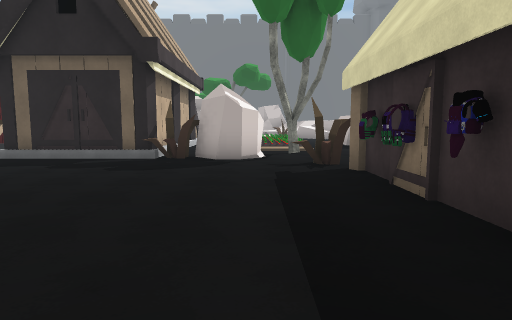
View 1 (above)

24 first-person views from a walk through a Unity game level. The camera is 1.5 m above the floor, tilts 6° down and sees 75° across. The floor is counted in squares, 2 m on a side. Each view is taken from the middle of a square. On the plan, view 1 faces up. The plan holds only what a view shows up to about 11 squares ahead; the rest is blank. The place goes on beyond the plan. The player character is not drawn. Some animated figures are left out. Some surface patterns are stand-ins.

View 2
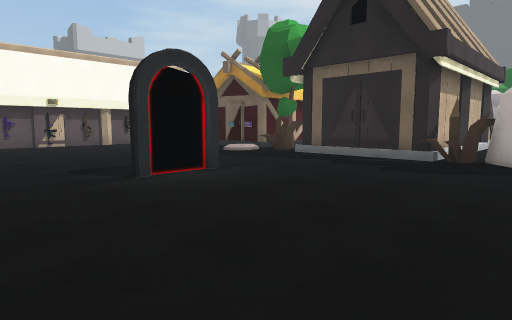

View 3
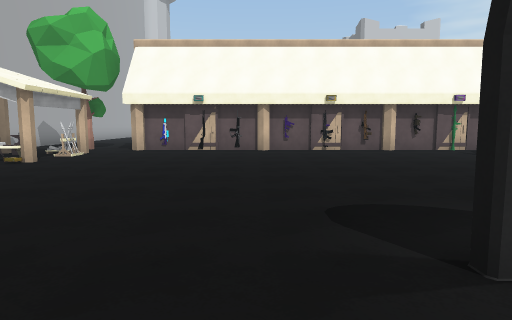

View 4
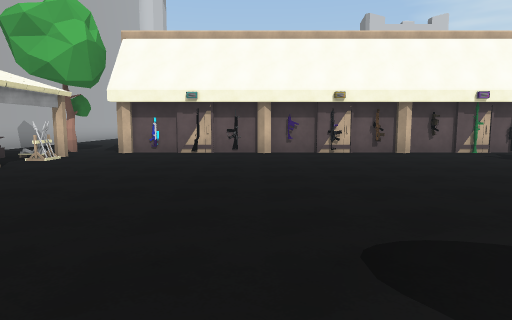

View 5
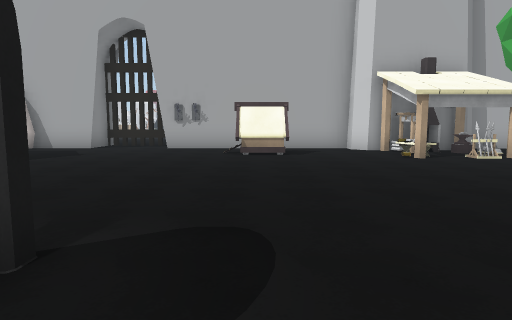

View 6
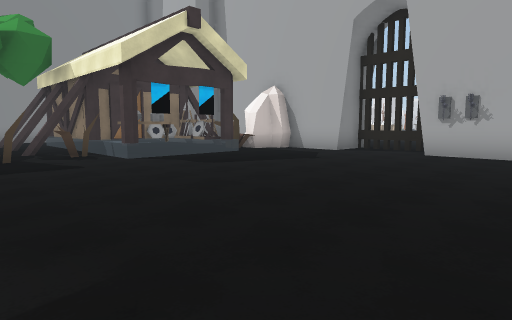

View 7
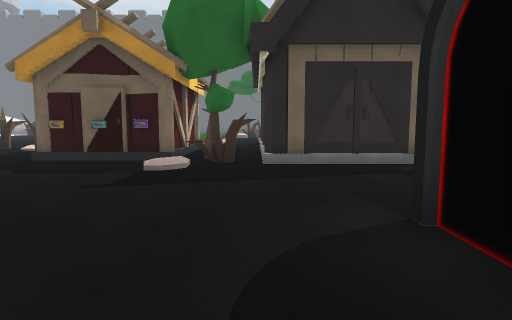

View 8
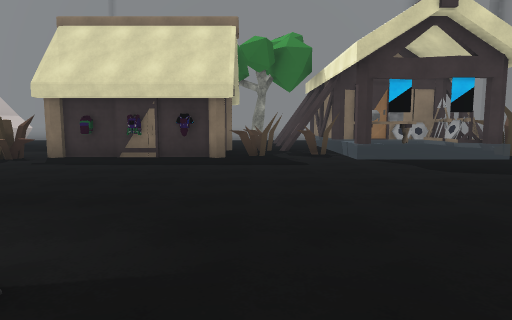

View 9
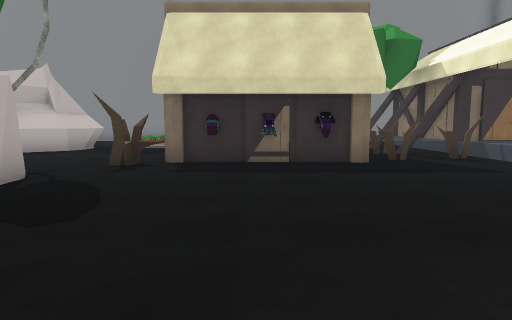

View 10
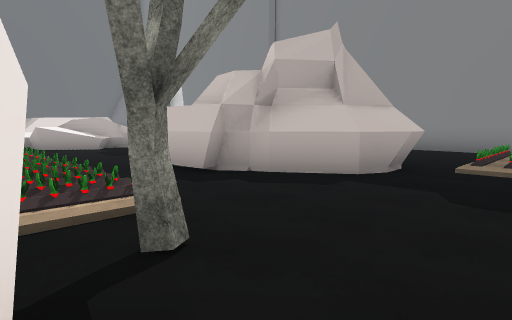

View 11
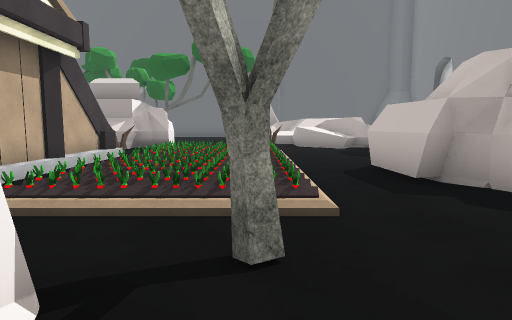

View 12
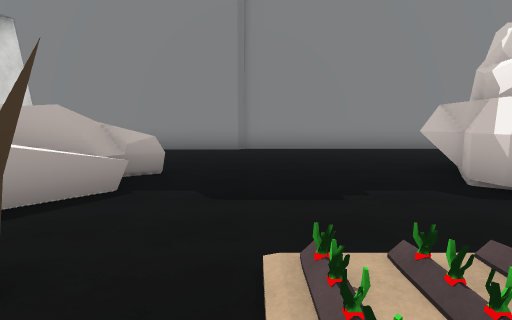

View 13
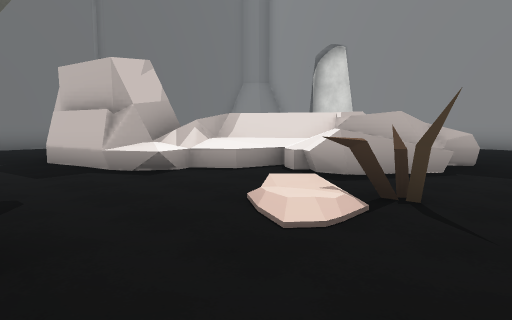

View 14
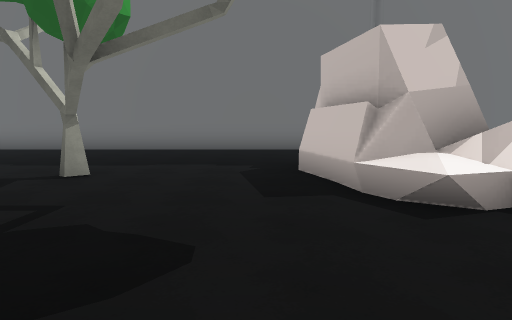

View 15
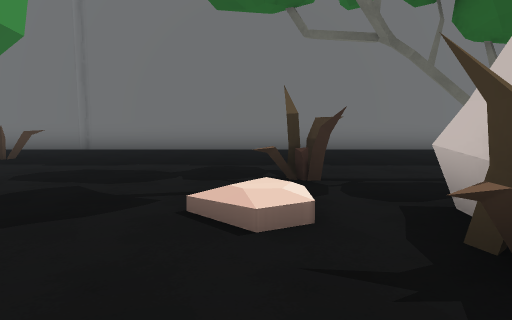

View 16
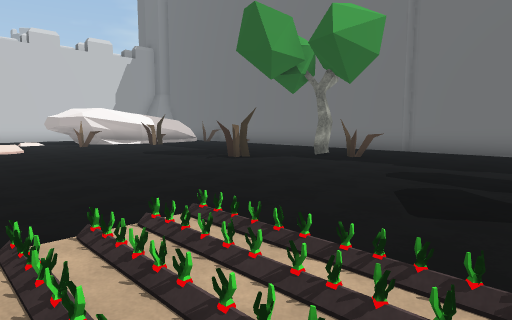

View 17
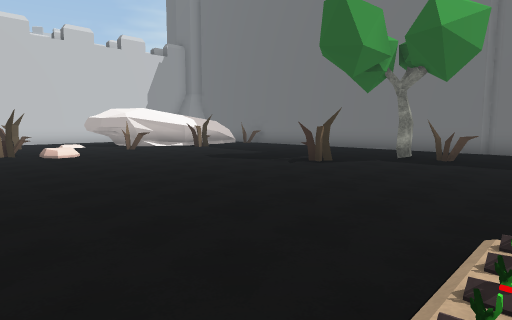

View 18
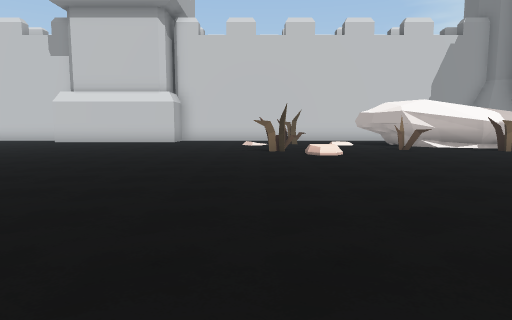

View 19
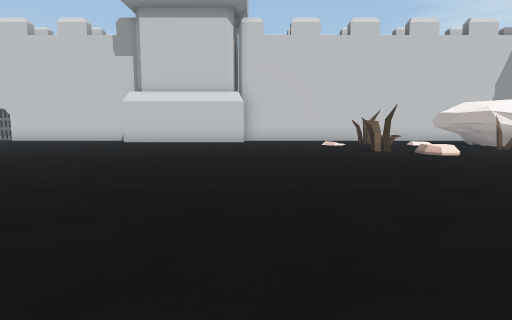

View 20
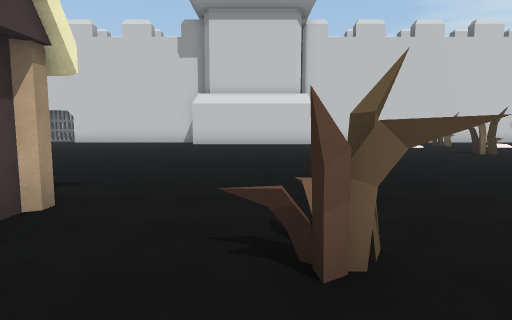

View 21
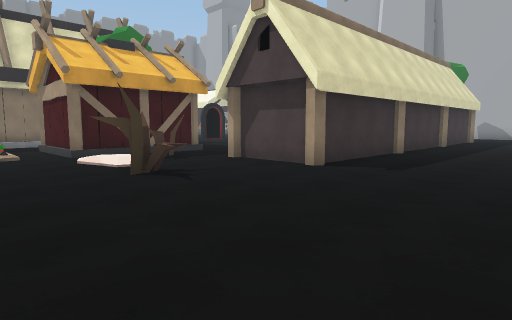

View 22
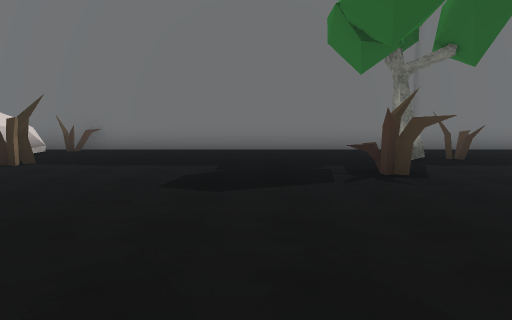

View 23
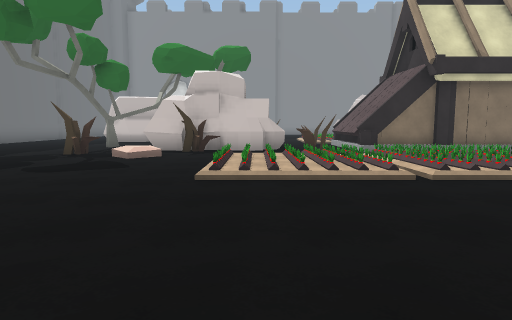

View 24
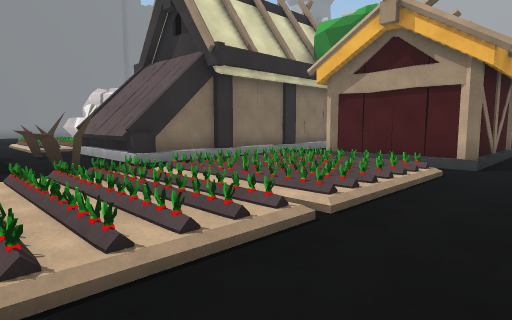

### Floor plan
Key: @ floor where view 1 was taken; # wall or solid block; . floor; / step, stairs or slope; = window, fence, low wall or low ledge; ^ raised ledge; O other object.
Columns run from 23 left of view 1 to 11 right of it. Each row starts with its distance up from view 1.
 29 #########################    ##
 28 .O......................
 27 ^.......................
 26 #..........O............
 25 ##.......O..............
 24 #OO.....O..............#
 23 #.......O........O.#...###
 22 .O..............OO.....##^#
 21 ................/.#.....^^^       #
 20 .................OO ......^#      #
 19 ..//.........///..#   ....^#     .#
 18 .O...........   ..####..O.^^^.....#
 17 .OO........../ / ..^^.............#
 16 ............./   O..O.///.........#
 15 ............./   /###.   .........#
 14 .............    /###.   .........#
 13 .............    /# #.   .###.....#
 12 .........O./...../# #.   .##  ....#
 11 .........O//.OOO./# #.   .###  ...#
 10 ...........O.O O./# #.///...# ....#
  9 ........O.O..O O./# #...O...^#....#
  8 ........O #..OOOOO###OOO...../    #
  7 ........O O..../O....OO..O.../
  6 .... ...O O.............OO.
  5 ...  ...OOO..............O
  4      ...O O..............O
  3       ..O O.......O......O
  2       ..O O.......O......OOO
  1          OO..............O.OO
  0         O O............@.O.#.#.#
 -1         O O...................
 -2         O O..............# ###
 -3          ................^ ^
 -4          .O##^...........#^#
 -5           .=#O...#.......OO#
 -6         ...###... .......O##O
 -7         #### ########..##  ##
 -8                     ####

Positions as (right, up) in squares from view 1, and headings:
1: (0, 0), facing up
2: (0, 0), facing up-left
3: (-3, 1), facing left
4: (-4, 1), facing left
5: (-6, 4), facing down
6: (-6, 2), facing down-right
7: (-6, 1), facing up
8: (-6, 1), facing right
9: (-5, 4), facing right
10: (0, 7), facing up-right
11: (1, 7), facing up
12: (0, 16), facing right
13: (-2, 16), facing up-right
14: (-1, 18), facing up
15: (-7, 18), facing up
16: (-8, 17), facing up-left
17: (-10, 16), facing up-left
18: (-12, 17), facing left
19: (-12, 14), facing left
20: (-12, 11), facing left
21: (-19, 14), facing down-right
22: (-17, 18), facing up
23: (-15, 18), facing right
24: (-12, 18), facing down-right
